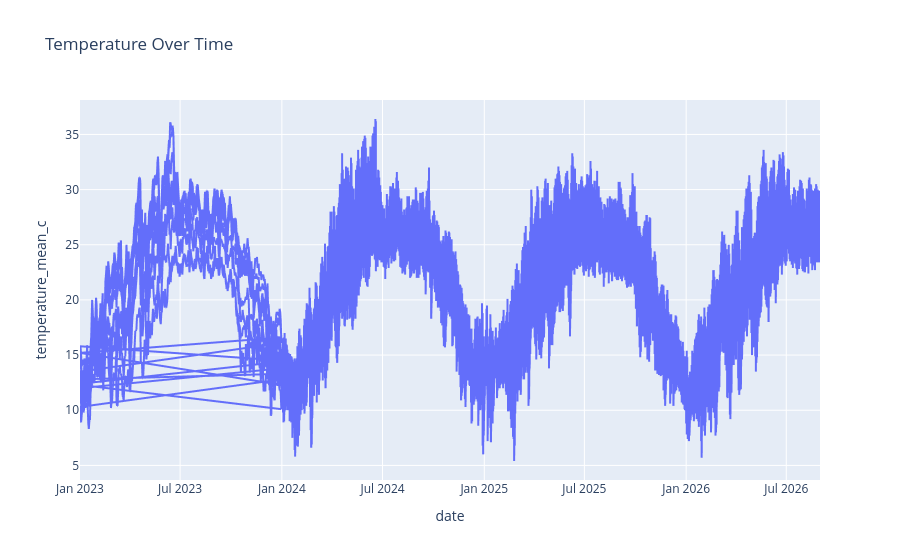

The code cell stored with this chart in its notebook:
### Code cell
fig = px.line(
    df,
    x='date',
    y='temperature_mean_c',
    title='Temperature Over Time'
)

fig.show()

### Figure 1 — Plotly figure (JSON) as saved in the notebook; plotly's stock layout.template omitted (floating-point values rounded to 4 significant figures; data arrays with more than 128 entries replaced by an {"elided": "..."} marker saying what was removed)
{"data": [{"hovertemplate": "date=%{x}<br>temperature_mean_c=%{y}<extra></extra>", "legendgroup": "", "line": {"color": "#636efa", "dash": "solid"}, "marker": {"symbol": "circle"}, "mode": "lines", "name": "", "showlegend": false, "type": "scattergl", "x": {"elided": "13390 str values"}, "xaxis": "x", "y": {"elided": "13390 float values"}, "yaxis": "y"}], "layout": {"legend": {"tracegroupgap": 0}, "title": {"text": "Temperature Over Time"}, "xaxis": {"anchor": "y", "domain": [0, 1], "title": {"text": "date"}}, "yaxis": {"anchor": "x", "domain": [0, 1], "title": {"text": "temperature_mean_c"}}}}
